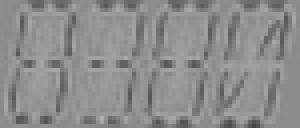
#> input picture data/val/006908.jpg, 75 x 32 px, found by its file name (shown 4 times larger); its folder holds only this picture in this run
$ python size.py   (older library calls are emulated)
#> lines starting #> are read from the running program, lines starting #| are printed output that depends on the picture
import os
import os.path
from PIL import Image
import cv2
'''
filein: 输入图片文件夹
fileout: 输出图片文件夹
width: 输出图片宽度
height:输出图片高度
type:输出图片类型（png, gif, jpeg...）
'''
def ResizeImage(filein, fileout,  height, type):
#> called with filein = 'data/val', fileout = 'data/val', height = 32, type = 'jpg'
    for image in os.listdir(filein):
        fullFile = os.path.join(filein, image)
        img = Image.open(fullFile)
#> img is the input picture: PIL image 75x32 L; min 69, max 177, mean 140.5
        Old_height, Old_width = img.height, img.width
#> Old_height = 32; Old_width = 75
       # 等比例缩放尺度。
        scale =Old_height/height   # 1
#> scale = 1
       # 获得相应等比例的图像宽度。
        width= 280#int(Old_width/scale)  # 2
        img = img.resize((width, height),Image.ANTIALIAS)
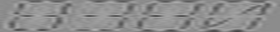
#> img: PIL image 280x32 L; min 69, max 177, mean 140.5
        name, extension = os.path.splitext(image)
        name= os.path.join(name+'.' +type)
        print(name)
        img = img.convert('RGB')
#> img: PIL image 280x32 RGB
        img.save(fileout+os.sep+name)

if __name__ == "__main__":
    filein = r'data/val'
    fileout = r'data/val'
    height = 32
    type = 'jpg'
    ResizeImage(filein, fileout, height, type)

$ run again, on data/val/007178.jpg
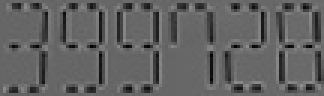
#> input picture data/val/007178.jpg, 108 x 32 px, found by its file name (shown 3 times larger)
#> in ResizeImage, img is the input picture: PIL image 108x32 L; min 0, max 142, mean 97.2
#> in ResizeImage, `img = img.resize((width, height),Image.ANTIALIAS)`:
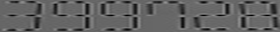
#> img: PIL image 280x32 L; min 0, max 147, mean 97.2

$ run again, on data/val/007180.jpg
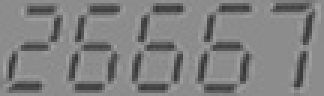
#> input picture data/val/007180.jpg, 108 x 32 px, found by its file name (shown 3 times larger)
#> in ResizeImage, img is the input picture: PIL image 108x32 L; min 52, max 164, mean 128.8
#> in ResizeImage, `img = img.resize((width, height),Image.ANTIALIAS)`:
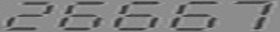
#> img: PIL image 280x32 L; min 50, max 166, mean 128.8

$ run again, on data/val/007221.jpg
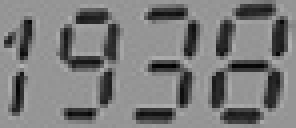
#> input picture data/val/007221.jpg, 74 x 32 px, found by its file name (shown 4 times larger)
#> in ResizeImage, img is the input picture: PIL image 74x32 L; min 0, max 179, mean 124.2
#> in ResizeImage, `img = img.resize((width, height),Image.ANTIALIAS)`:
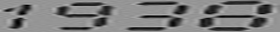
#> img: PIL image 280x32 L; min 0, max 179, mean 124.2

$ run again, on data/val/006966.jpg
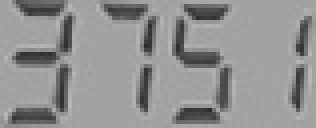
#> input picture data/val/006966.jpg, 79 x 32 px, found by its file name (shown 4 times larger)
#> in ResizeImage, img is the input picture: PIL image 79x32 L; min 43, max 184, mean 146.1
#> in ResizeImage, `img = img.resize((width, height),Image.ANTIALIAS)`:
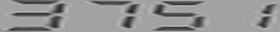
#> img: PIL image 280x32 L; min 32, max 186, mean 146.1
